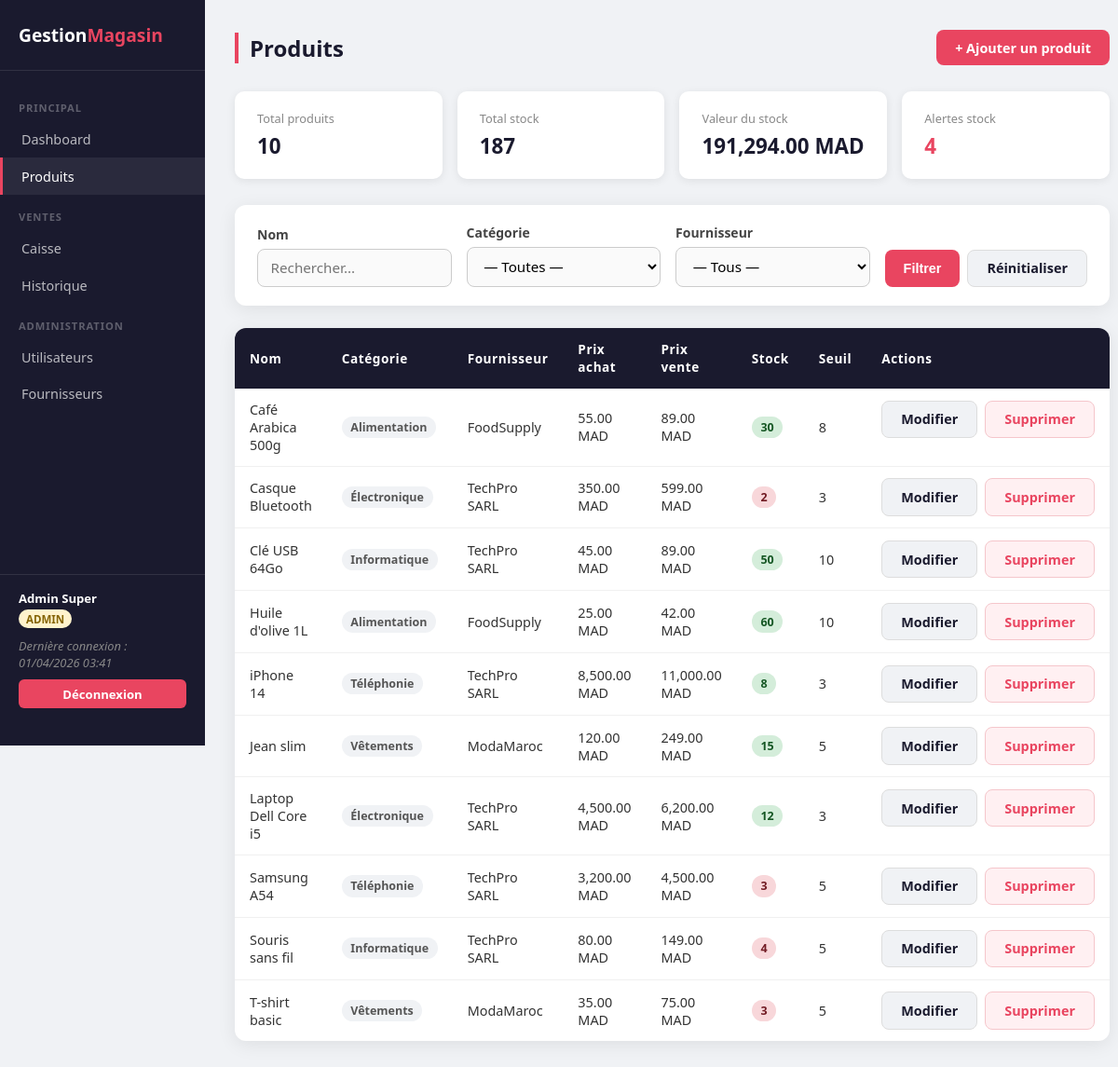
Screenshot of /index.php?page=products (signed in) with the database file from the repository.
### tables this page shows
CREATE TABLE products (
	id INT AUTO_INCREMENT PRIMARY KEY,
	nom VARCHAR(150) NOT NULL,
	description TEXT,
	prix_achat DECIMAL(10,2) NOT NULL DEFAULT 0.00,
	prix_vente DECIMAL(10,2) NOT NULL DEFAULT 0.00,
	quantite_stock INT NOT NULL DEFAULT 0,
	seuil_alerte INT NOT NULL DEFAULT 5,
	id_categorie INT DEFAULT NULL,
	id_fournisseur INT DEFAULT NULL,
	FOREIGN KEY (id_categorie) REFERENCES categories(id) ON DELETE SET NULL,
	FOREIGN KEY (id_fournisseur) REFERENCES suppliers(id) ON DELETE SET NULL
);

CREATE TABLE categories (
	id INT AUTO_INCREMENT PRIMARY KEY,
	nom VARCHAR(100) NOT NULL
);

CREATE TABLE suppliers (
	id INT AUTO_INCREMENT PRIMARY KEY,
	nom VARCHAR(100) NOT NULL,
	email VARCHAR(150),
	telephone VARCHAR(20),
	id_user INT DEFAULT NULL,
	FOREIGN KEY (id_user) REFERENCES users(id) ON DELETE SET NULL
);

### src/controller.php (called while the page is built, shortened)
<?php
abstract class Controller {
	public function __construct() {
		require_once __DIR__ . '/../config.php';
		$this->pdo = getConnexion();
	}
	protected function render(string $vue, array $data = []) : void {
		require_once __DIR__ . '/../views/layout.php';
	}
}
?>

### src/auth.php (called while the page is built, shortened)
<?php
class Auth {
	public static function isAdmin() : bool {
		return isset($_SESSION['role']) && $_SESSION['role'] === 'admin';
	}
}
?>

### models/product.php (called while the page is built, shortened)
<?php
class Product {
	private int $id;
	private string $nom;
	private float $prixAchat;
	private float $prixVente;
	private int $quantiteStock;
	private int $seuilAlerte;
	public function __construct(string $nom, string $description = '', float $prixAchat = 0.0, float $prixVente = 0.0, int $quantiteStock = 0,
				    int $seuilAlerte = 5, int $idCategorie = 0,	int $idFournisseur = 0, int $id = 0) {
		$this->nom = $nom;
		$this->prixAchat = $prixAchat;
		$this->prixVente = $prixVente;
		$this->quantiteStock = $quantiteStock;
		$this->seuilAlerte = $seuilAlerte;
		$this->id = $id;
	}
	public function getId() {
		return $this->id;
	}
	public function getNom() {
		return $this->nom;
	}
	public function getPrixAchat() {
		return $this->prixAchat;
	}
	public function getPrixVente() {
		return $this->prixVente;
	}
	public function getQuantiteStock() {
		return $this->quantiteStock;
	}
	public function getSeuilAlerte() {
		return $this->seuilAlerte;
	}
	public function isLowStock() : bool {
		return $this->quantiteStock <= $this->seuilAlerte;
	}
	public function getAll(PDO $pdo) : array {
		$sql = "SELECT p.*, c.nom AS nom_categorie, s.nom AS nom_fournisseur
			FROM products p
			LEFT JOIN categories c ON p.id_categorie   = c.id
			LEFT JOIN suppliers  s ON p.id_fournisseur = s.id
			ORDER BY p.nom ASC";
		$stmt = $pdo->query($sql);
		return $this->hydrateAll($stmt);
	}
	public function getLowStock(PDO $pdo) : array {
		$sql = "SELECT p.*, c.nom AS nom_categorie, s.nom AS nom_fournisseur
			FROM products p
			LEFT JOIN categories c ON p.id_categorie   = c.id
			LEFT JOIN suppliers  s ON p.id_fournisseur = s.id
			WHERE p.quantite_stock <= p.seuil_alerte
			ORDER BY p.quantite_stock ASC";
		$stmt = $pdo->query($sql);
		return $this->hydrateAll($stmt);
	}
	public function getStats(PDO $pdo) : array {
		$sql = "SELECT
				COUNT(*) AS total_produits,
				SUM(quantite_stock) AS total_stock,
				SUM(quantite_stock * prix_vente) AS valeur_stock,
				SUM(quantite_stock <= seuil_alerte) AS alertes
			FROM products";
		$stmt = $pdo->query($sql);
		$row  = $stmt->fetch(PDO::FETCH_ASSOC);
		return ['total_produits' => (int)$row['total_produits'], 'total_stock' => (int)$row['total_stock'],
		        'valeur_stock' => (float)$row['valeur_stock'], 'alertes' => (int)$row['alertes'],
		];
	}
	private function hydrate(array $row) : Product {
		$p = new Product($row['nom'], $row['description'], (float)$row['prix_achat'], (float)$row['prix_vente'],
				 (int)$row['quantite_stock'], (int)$row['seuil_alerte'], (int)$row['id_categorie'], (int)$row['id_fournisseur'],
				 (int)$row['id']);
		$p->nomCategorie   = $row['nom_categorie'] ?? '';
		$p->nomFournisseur = $row['nom_fournisseur'] ?? '';
		return $p;
	}
	private function hydrateAll(PDOStatement $stmt) : array {
		$products = [];
		while ($row = $stmt->fetch(PDO::FETCH_ASSOC)) {
			$products[] = $this->hydrate($row);
		}
		return $products;
	}
}
?>

### config.php (called while the page is built)
<?php
function getConnexion() : PDO {
	$host = 'localhost';
	$dbname = 'GestionMagasin';
	$user = 'magasin';
	$pass = 'magasin123';
	$pdo = new PDO("mysql:host=$host;dbname=$dbname;charset=utf8mb4", $user, $pass);
	$pdo->setAttribute(PDO::ATTR_ERRMODE, PDO::ERRMODE_EXCEPTION);
	return $pdo;
}
?>

### models/supplier.php (called while the page is built, shortened)
<?php
class Supplier {
	public function getAll(PDO $pdo) : array {
		$sql  = "SELECT * FROM suppliers ORDER BY nom ASC";
		$stmt = $pdo->query($sql);
		$suppliers = [];
		while ($row = $stmt->fetch(PDO::FETCH_ASSOC)) {
			$suppliers[] = new Supplier($row['nom'], $row['email'], $row['telephone'], (int)$row['id_user'], $row['id']);
		}
		return $suppliers;
	}
}
?>

### views/products/index.php (the view, shortened to what this page needs)
<div class="topbar">
	<h1>Produits</h1>
	<?php if (Auth::isAdmin()): ?>
		<a href="index.php?page=product-add" class="btn btn-primary">+ Ajouter un produit</a>
	<?php endif; ?>
</div>
<div class="stats-grid">
	<div class="stat-card">
		<div class="label">Total produits</div>
		<div class="valeur"><?= $stats['total_produits'] ?></div>
	</div>
	<div class="stat-card">
		<div class="label">Total stock</div>
		<div class="valeur"><?= $stats['total_stock'] ?></div>
	</div>
	<div class="stat-card">
		<div class="label">Valeur du stock</div>
		<div class="valeur"><?= number_format($stats['valeur_stock'], 2) ?> MAD</div>
	</div>
	<div class="stat-card">
		<div class="label">Alertes stock</div>
		<div class="valeur accent"><?= $stats['alertes'] ?></div>
	</div>
</div>
<form method="GET" action="index.php" style="background: #fff; border-radius: 12px; box-shadow: 0 4px 20px rgba(0,0,0,0.08); padding: 1.25rem 1.5rem; margin-bottom: 1.5rem; display: flex; gap: 1rem; align-items: flex-end; flex-wrap: wrap;">
	<div class="form-group" style="margin: 0; flex: 1; min-width: 150px;">
		<label>Nom</label>
		<input type="text" name="nom" value="<?= htmlspecialchars($nom) ?>" placeholder="Rechercher...">
	</div>
	<div class="form-group" style="margin: 0; flex: 1; min-width: 150px;">
		<label>Catégorie</label>
		<select name="id_categorie">
			<option value="0">— Toutes —</option>
		</select>
	</div>
	<div class="form-group" style="margin: 0; flex: 1; min-width: 150px;">
		<label>Fournisseur</label>
		<select name="id_fournisseur">
			<option value="0">— Tous —</option>
		</select>
	</div>
	<div style="display: flex; gap: 0.5rem;">
		<button type="submit" class="btn btn-primary">Filtrer</button>
		<a href="index.php?page=products" class="btn btn-secondary">Réinitialiser</a>
	</div>
</form>
<div class="table-wrapper">
	<table>
		<thead>
			<tr>
				<th>Nom</th>
				<th>Catégorie</th>
				<th>Fournisseur</th>
				<th>Prix achat</th>
				<th>Prix vente</th>
				<th>Stock</th>
				<th>Seuil</th>
				<?php if (Auth::isAdmin()): ?>
					<th>Actions</th>
				<?php endif; ?>
			</tr>
		</thead>
		<tbody>
			<?php if (empty($products)): ?>
				<tr>
					<td colspan="<?= Auth::isAdmin() ? 8 : 7 ?>" class="vide">Aucun produit trouvé.</td>
				</tr>
			<?php else: ?>
				<?php foreach ($products as $p): ?>
					<tr>
						<td><?= htmlspecialchars($p->getNom()) ?></td>
						<td><span class="badge badge-cat"><?= htmlspecialchars($p->nomCategorie ?? '—') ?></span></td>
						<td><?= htmlspecialchars($p->nomFournisseur ?? '—') ?></td>
						<td><?= number_format($p->getPrixAchat(), 2) ?> MAD</td>
						<td><?= number_format($p->getPrixVente(), 2) ?> MAD</td>
						<td>
							<span class="badge <?= $p->isLowStock() ? 'badge-alerte' : 'badge-ok' ?>">
								<?= $p->getQuantiteStock() ?>
							</span>
						</td>
						<td><?= $p->getSeuilAlerte() ?></td>
						<?php if (Auth::isAdmin()): ?>
							<td class="actions">
								<a href="index.php?page=product-edit&id=<?= $p->getId() ?>" class="btn btn-secondary">Modifier</a>
								<a href="index.php?page=product-delete&id=<?= $p->getId() ?>" class="btn btn-danger" onclick="return confirm('Supprimer « <?= htmlspecialchars($p->getNom(), ENT_QUOTES) ?> » ?')">Supprimer</a>
							</td>
						<?php endif; ?>
					</tr>
				<?php endforeach; ?>
			<?php endif; ?>
		</tbody>
	</table>
</div>

### views/layout.php (style rules this page uses)
* { box-sizing: border-box; margin: 0; padding: 0; }
body { font-family: 'Segoe UI', sans-serif; background: #f0f2f5; display: flex; min-height: 100vh; }
.topbar { display: flex; justify-content: space-between; align-items: center; margin-bottom: 1.75rem; }
.topbar h1 { font-size: 1.5rem; color: #1a1a2e; border-left: 4px solid #e94560; padding-left: 0.75rem; }
.form-group { margin-bottom: 1.1rem; }
label { display: block; font-size: 0.875rem; font-weight: 600; color: #444; margin-bottom: 0.35rem; }
input, select, textarea { width: 100%; padding: 0.6rem 0.85rem; border: 1px solid #ccc; border-radius: 8px; font-size: 0.95rem; transition: border-color 0.2s; background: #fafafa; font-family: inherit; }
.btn { display: inline-block; padding: 0.6rem 1.25rem; border-radius: 8px; font-size: 0.9rem; font-weight: 600; cursor: pointer; text-decoration: none; border: none; transition: background 0.2s; }
.btn-primary { background: #e94560; color: #fff; }
.btn-secondary { background: #f0f2f5; color: #1a1a2e; border: 1px solid #ddd; }
.btn-danger { background: #fff0f2; color: #e94560; border: 1px solid #f5c6cb; }
.table-wrapper { background: #fff; border-radius: 12px; box-shadow: 0 4px 20px rgba(0,0,0,0.08); overflow: hidden; }
table { width: 100%; border-collapse: collapse; }
thead { background: #1a1a2e; color: #fff; }
thead th { padding: 0.85rem 1rem; text-align: left; font-size: 0.85rem; font-weight: 600; letter-spacing: 0.04em; }
tbody tr { border-bottom: 1px solid #f0f0f0; transition: background 0.15s; }
tbody tr:last-child { border-bottom: none; }
tbody td { padding: 0.8rem 1rem; font-size: 0.9rem; color: #333; }
.badge { display: inline-block; padding: 0.2rem 0.6rem; border-radius: 20px; font-size: 0.78rem; font-weight: 600; }
.badge-alerte { background: #f8d7da; color: #721c24; }
.badge-ok { background: #d4edda; color: #155724; }
.badge-cat { background: #f0f2f5; color: #555; }
.stats-grid { display: grid; grid-template-columns: repeat(auto-fit, minmax(180px, 1fr)); gap: 1rem; margin-bottom: 1.75rem; }
.stat-card { background: #fff; border-radius: 10px; box-shadow: 0 2px 10px rgba(0,0,0,0.08); padding: 1.25rem 1.5rem; }
.stat-card .label { font-size: 0.8rem; color: #888; margin-bottom: 0.3rem; }
.stat-card .valeur { font-size: 1.4rem; font-weight: 700; color: #1a1a2e; }
.stat-card .valeur.accent { color: #e94560; }
.actions { display: flex; gap: 0.5rem; }

### rows the page displays
products: nom "Café Arabica 500g", id_categorie.nom "Alimentation", id_fournisseur.nom "FoodSupply", prix_achat "55.00", prix_vente "89.00", quantite_stock "30", seuil_alerte "8"
products: nom "Casque Bluetooth", id_categorie.nom "Électronique", id_fournisseur.nom "TechPro SARL", prix_achat "350.00", prix_vente "599.00", quantite_stock "2", seuil_alerte "3"
products: nom "Clé USB 64Go", id_categorie.nom "Informatique", id_fournisseur.nom "TechPro SARL", prix_achat "45.00", prix_vente "89.00", quantite_stock "50", seuil_alerte "10"
products: nom "Huile d'olive 1L", id_categorie.nom "Alimentation", id_fournisseur.nom "FoodSupply", prix_achat "25.00", prix_vente "42.00", quantite_stock "60", seuil_alerte "10"
products: nom "iPhone 14", id_categorie.nom "Téléphonie", id_fournisseur.nom "TechPro SARL", prix_achat "8,500.00", prix_vente "11,000.00", quantite_stock "8", seuil_alerte "3"
products: nom "Jean slim", id_categorie.nom "Vêtements", id_fournisseur.nom "ModaMaroc", prix_achat "120.00", prix_vente "249.00", quantite_stock "15", seuil_alerte "5"
products: nom "Laptop Dell Core i5", id_categorie.nom "Électronique", id_fournisseur.nom "TechPro SARL", prix_achat "4,500.00", prix_vente "6,200.00", quantite_stock "12", seuil_alerte "3"
products: nom "Samsung A54", id_categorie.nom "Téléphonie", id_fournisseur.nom "TechPro SARL", prix_achat "3,200.00", prix_vente "4,500.00", quantite_stock "3", seuil_alerte "5"
products: nom "Souris sans fil", id_categorie.nom "Informatique", id_fournisseur.nom "TechPro SARL", prix_achat "80.00", prix_vente "149.00", quantite_stock "4", seuil_alerte "5"
products: nom "T-shirt basic", id_categorie.nom "Vêtements", id_fournisseur.nom "ModaMaroc", prix_achat "35.00", prix_vente "75.00", quantite_stock "3", seuil_alerte "5"

### other values shown
$user['nom'] "Admin Super"
$user['role'] "ADMIN"
$_COOKIE['derniere_connexion'] "01/04/2026 03:41"
$stats['total_produits'] "10"
$stats['total_stock'] "187"
$stats['valeur_stock'] "191,294.00"
$stats['alertes'] "4"
